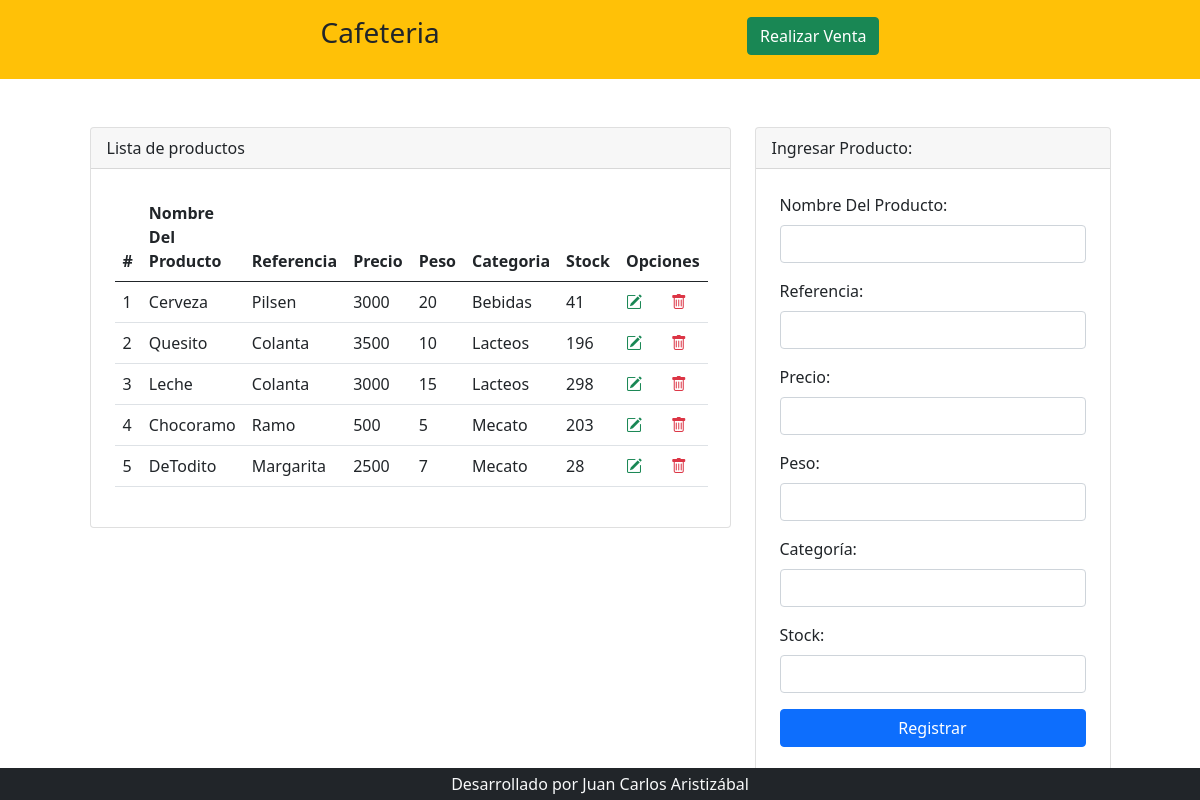
The page / on the database its author committed.
### tables this page shows
CREATE TABLE `productos` (
  `codigo` int(11) NOT NULL,
  `nombre_producto` varchar(200) DEFAULT NULL,
  `referencia` varchar(200) DEFAULT NULL,
  `precio` int(50) DEFAULT NULL,
  `peso` int(50) DEFAULT NULL,
  `categoria` varchar(200) DEFAULT NULL,
  `stock` int(50) DEFAULT NULL,
  `fecha_creacion` date DEFAULT NULL
);

### index.php (the view, shortened to what this page needs)
<?php include 'template/header.php' ?>
<?php
    include_once "model/conexion.php";
    $sentencia = $bd -> query("select * from productos ORDER BY codigo ASC");
    $producto = $sentencia->fetchAll(PDO::FETCH_OBJ);
?>
<div class="container mt-5">
    <div class="row justify-content-center">
        <div class="col-md-7">
            <div class="card">
                <div class="card-header">
                    Lista de productos
                </div>
                <div class="p-4">
                    <table class="table align-middle">
                        <thead>
                            <tr>
                                <th scope="col">#</th>
                                <th scope="col">Nombre Del Producto</th>
                                <th scope="col">Referencia</th>
                                <th scope="col">Precio</th>
                                <th scope="col">Peso</th>
                                <th scope="col">Categoria</th>
                                <th scope="col">Stock</th>
                                <th scope="col" colspan="2">Opciones</th>
                            </tr>
                        </thead>
                        <tbody>
                            <?php
                                foreach($producto as $dato){
                            ?>
                            <tr>
                                <td scope="row"><?php echo $dato->codigo; ?></td>
                                <td><?php echo $dato->nombre_producto; ?></td>
                                <td><?php echo $dato->referencia; ?></td>
                                <td><?php echo $dato->precio; ?></td>
                                <td><?php echo $dato->peso; ?></td>
                                <td><?php echo $dato->categoria; ?></td>
                                <td><?php echo $dato->stock; ?></td>
                                <td><a class="text-success" href="editar.php?codigo=<?php echo $dato->codigo; ?>"><i class="bi bi-pencil-square"></i></a></td>
                                <td><a onclick="return confirm('Estas seguro de eliminar?');" class="text-danger" href="eliminar.php?codigo=<?php echo $dato->codigo; ?>"><i class="bi bi-trash"></i></a></td>
                            </tr>
                            <?php
                                }
                            ?>
                        </tbody>
                    </table>
                </div>
            </div>
        </div>
        <div class="col-md-4">
            <div class="card">
                <div class="card-header">
                    Ingresar Producto:
                </div>
                <form class="p-4" method="POST" action="registrar.php">
                    <div class="mb-3">
                        <label class="form-label">Nombre Del Producto: </label>
                        <input type="text" class="form-control" name="txtNombre" autofocus required>
                    </div>
                    <div class="mb-3">
                        <label class="form-label">Referencia: </label>
                        <input type="text" class="form-control" name="txtReferencia" autofocus required>
                    </div>
                    <div class="mb-3">
                        <label class="form-label">Precio: </label>
                        <input type="number" class="form-control" name="txtPrecio" autofocus required>
                    </div>
                    <div class="mb-3">
                        <label class="form-label">Peso: </label>
                        <input type="number" class="form-control" name="txtPeso" autofocus required>
                    </div>
                    <div class="mb-3">
                        <label class="form-label">Categoría: </label>
                        <input type="text" class="form-control" name="txtCategoria" autofocus required>
                    </div>
                    <div class="mb-3">
                        <label class="form-label">Stock: </label>
                        <input type="number" class="form-control" name="txtStock" autofocus required>
                    </div>
                    <div class="d-grid">
                        <input type="submit" class="btn btn-primary" value="Registrar">
                    </div>
                </form>
            </div>
        </div>
    </div>
</div>
<?php include 'template/footer.php' ?>

### template/header.php (shortened to what this page needs)
<!doctype html>
<html lang="es">
  <head>
    <link rel="stylesheet" href="https://cdn.jsdelivr.net/npm/bootstrap@5.0.2/dist/css/bootstrap.min.css">
    <link rel="stylesheet" href="https://cdn.jsdelivr.net/npm/bootstrap-icons@1.5.0/font/bootstrap-icons.css">
  </head>
  <body>
      <div class="container-fluid bg-warning">
          <div class="row">
              <div class="col-md">
                  <header class="py-3">
                      <h3 class="text-center">Cafeteria
                        <a type="button" class="btn btn-success" style="margin-left: 300px;" href="vender.php">Realizar Venta</a>
                      </h3>
                  </header>
              </div>
          </div>
      </div>

### template/footer.php (shortened to what this page needs)
<footer class="container-fluid bg-dark fixed-bottom">
        <div class="row">
            <div class="col-md text-light text-center py-1">
                Desarrollado por Juan Carlos Aristizábal
            </div>
        </div>
    </footer>
  </body>
</html>

### rows shown on the page
productos: codigo "1", nombre_producto "Cerveza", referencia "Pilsen", precio "3000", peso "20", categoria "Bebidas", stock "41"
productos: codigo "2", nombre_producto "Quesito", referencia "Colanta", precio "3500", peso "10", categoria "Lacteos", stock "196"
productos: codigo "3", nombre_producto "Leche", referencia "Colanta", precio "3000", peso "15", categoria "Lacteos", stock "298"
productos: codigo "4", nombre_producto "Chocoramo", referencia "Ramo", precio "500", peso "5", categoria "Mecato", stock "203"
productos: codigo "5", nombre_producto "DeTodito", referencia "Margarita", precio "2500", peso "7", categoria "Mecato", stock "28"
